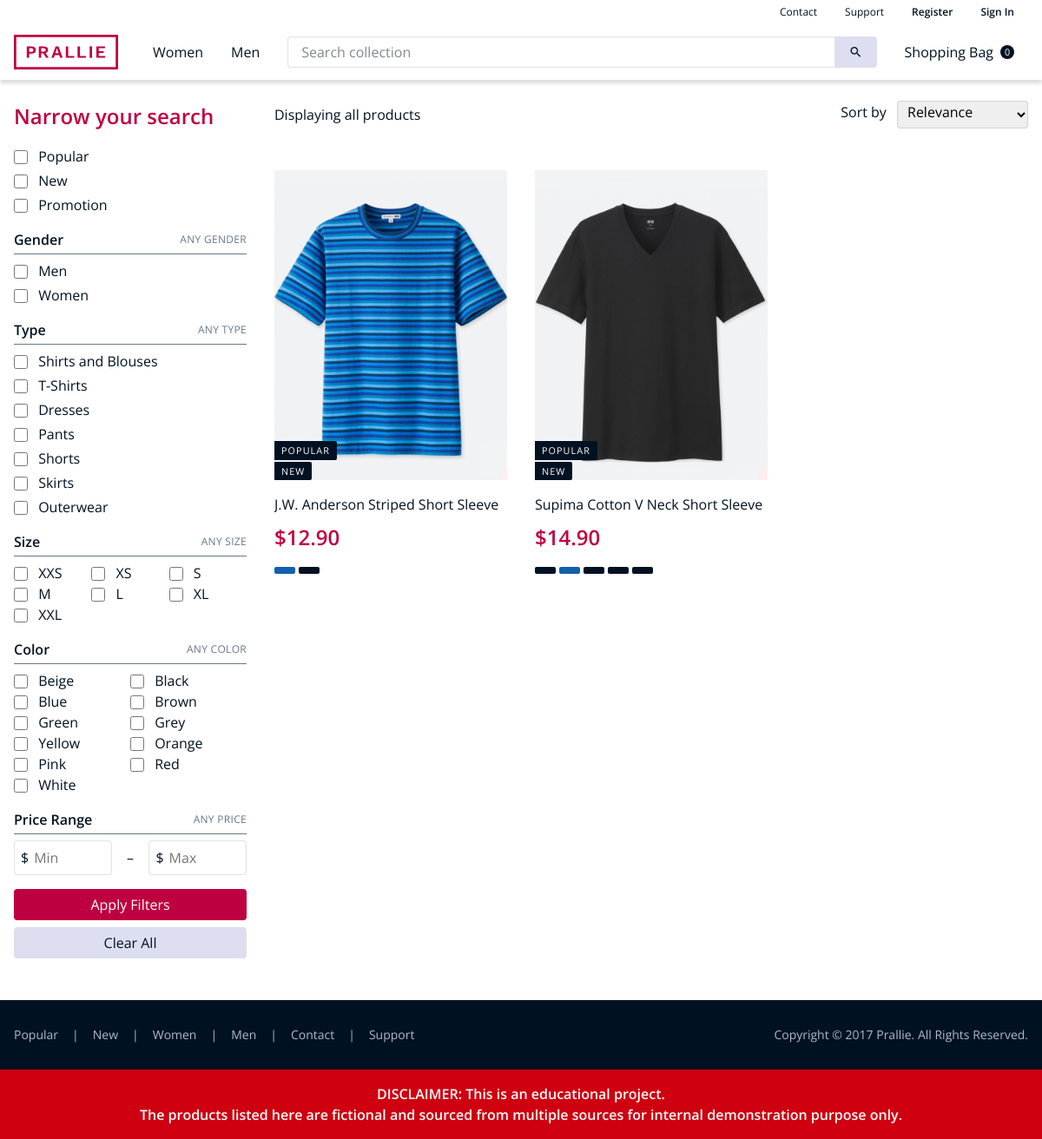
The page /shop.php on the database its author committed.
### tables this page shows
CREATE TABLE products (
	id INT UNSIGNED AUTO_INCREMENT PRIMARY KEY,
    name VARCHAR(100),
    category CHAR(4) NOT NULL,
    gender CHAR(1) NOT NULL,
    description VARCHAR(500)  NOT NULL,
    price DECIMAL(7,2) UNSIGNED NOT NULL,
    discount FLOAT(4,2) UNSIGNED DEFAULT 0,
	UNIQUE KEY (name)
);

CREATE TABLE inventory (
	id INT UNSIGNED AUTO_INCREMENT PRIMARY KEY,
    productsID INT UNSIGNED NOT NULL,
    color VARCHAR(20) NOT NULL,
    size VARCHAR(3) NOT NULL,
    stock INT UNSIGNED NOT NULL,
    UNIQUE KEY(productsID, color, size),
    FOREIGN KEY inventory(productsID) REFERENCES products(id)
);

### php/product.php (the view, shortened to what this page needs)
<div class="product">
    <div class="row product__image">
        <?php
            echo '<a href="./product.php?id=' . $product_id .'" class="u-flex">';
            echo '<img id="' . $section_id . '_img_' . $product_id .'"></a>';
        ?>
        <div class="product__label">
            <div class="product__label--popular">Popular</div>
            <div class="product__label--new">New</div>
        </div>
    </div>
    <div class="row product__name">
        <?php
            echo '<a href="./product.php?id=' . $product_id .'">';
            echo $product_name;
            echo '</a>';
        ?>
	</div>
	<div class="row product__price">
		<div class="product__price--current">
			<h2 class="header">
                <?php
                    $price_after_discount = (1 - $product_discount/(float)100) * $product_price;
                    echo '$' . number_format($price_after_discount,2);
                ?>
			</h2>
		</div>
	</div>
	<div class="row product__color">
        <?php
            $query = 'SELECT inventory.color FROM inventory WHERE inventory.productsID = ' . $product_id . ';';
            $inner_result = $conn->query($query);
            $inner_num_rows = $inner_result->num_rows;
            for ($j = 0; $j < $inner_num_rows; $j++) {
                $inner_row = $inner_result->fetch_assoc();
                $color = strtolower($inner_row["color"]);
                $button_id = $section_id . '_button_' . $product_id . '_' . $color;
                echo '<button class="product__color--' . $color . '" onclick="pickColor(this)" id="' . $button_id . '"></button>';
            }
        ?>
	</div>
</div>

### shop.php (shortened to what this page needs)
<!DOCTYPE html>
<html lang="en-GB">
<?php include './php/head.php'; ?>
<body class="debug o f h d">
	<?php include './php/nav.php' ?>
	<div class="container">
		<div class="row">
			<div class="three column">
				<?php include './php/sidebar.php' ?>
			</div>
			<div class="nine column u-p-zero">
				<div class="row">
					<div class="twelve column">
						<div class="search-result">
							<div class="search-result__info">
								Displaying all products
							</div>
							<div>
								Sort by
								<select class="select select--with-label">
									<option value="relevance">Relevance</option>
								</select>
							</div>
						</div>
					</div>
				</div>
                <?php
                    $conn = new mysqli("localhost", "f36im", "f36im", "f36im");
                    $query = "SELECT p.id, p.name, p.price, p.discount FROM products AS p, inventory AS i WHERE p.id=i.productsID";
                    $query = $query . ' GROUP BY p.id;';
                    $result = $conn->query($query);
                    if ($result) {
                        $num_rows = $result->num_rows;
                        if ($num_rows > 0) {
                            echo '<div class="row">';
                            $section_id = "collection--search";
                            for ($i = 0; $i < $num_rows; $i++) {
                                $row = $result->fetch_assoc();
                                $product_id = $row["id"];
                                $product_name = $row["name"];
                                $product_price = $row["price"];
                                $product_discount = $row["discount"];
                                echo '<div class="four column">';
                                include './php/product.php';
                                echo '</div>';
                            }
                            echo '</div>';
                        } else {
                        }
                    } else {
                        exit();
                    }
                ?>
			</div>
		</div>
	</div>
	<?php include './php/footer.php' ?>
</body>
</html>

### php/head.php (shortened to what this page needs)
<head>
	<link rel="stylesheet" type="text/css" href="./css/style.css">
</head>

### php/nav.php (shortened to what this page needs)
<nav class="nav">
	<div class="nav--secondary">
		<div class="container">
			<div class="row">
				<div class="twelve column" >
					<div class="row nav__submenu">
						<a href="./contact.php" class="button submenu__button">Contact</a>
						<a href="./support.php" class="button submenu__button">Support</a>
						<span class="button submenu__button" id="submenu__button--register"><strong>Register</strong></span>
						<span class="button submenu__button" id="submenu__button--login"><strong>Sign In</strong></span>
					</div>
				</div>
			</div>
		</div>
	</div>
	<div class="nav--primary">
		<div class="container">
			<div class="row">
				<div class="twelve column">
					<div class="row nav__menu">
						<a href="./index.php" class="nav__logo"><img src="./images/logo.svg" width="7.5rem"></a>
						<a href="./shop.php?gender[]=W" id="menu__button--women" class="button menu__button">Women</a>
						<a href="./shop.php?gender[]=M" id="menu__button--men" class="button menu__button">Men</a>
						<form class="menu__search">
							<input type="text" class="input--text search__input u-flex-1" placeholder="Search collection">
							<button type="submit" class="button button--secondary search__button">
								<div class="icon">
									<i class="material-icons">search</i>
								</div>
							</button>
						</form>
						<a href="./bag.php" class="button menu__button">
							Shopping Bag
							<div class="badge badge--empty button__badge">
								0
							</div>
						</a>
					</div>
				</div>
			</div>
		</div>
	</div>
</nav>
<div class="nav--fix"></div>

### php/sidebar.php
<section class="sidebar">
	<form class="filter">
		<div class="u-m-medium--bottom">
			<h2 class="header">Narrow your search</h2>
		</div>
		<div id="option--tag" class="option-group">
			<?php
				$tag = array('popular'   => 'Popular',
				             'new'       => 'New',
				             'promotion' => 'Promotion');
				foreach($tag as $tag => $tag_string) {
					echo '
						<label for="tag--' . $tag . '" class="label label--checkbox">
							<input type="checkbox" name="tag[]" class="input--checkbox" id="tag--' . $tag . '">
							' . $tag_string . '
						</label>
					';
				}
			?>
		</div>
		<div id="option--gender" class="option-group">
			<div class="option__header">
				<h4>Gender</h4>
				<div class="header__button">
					Any Gender
				</div>
			</div>
			<?php
				$gender = array('men'   => 'Men',
				                'women' => 'Women');
				foreach($gender as $gender => $gender_string) {
					echo '
						<label for="gender--' . $gender . '" class="label label--checkbox">
							<input type="checkbox" name="gender[]" value="' . $gender_string[0] . '" class="input--checkbox" id="gender--' . $gender . '">
							' . $gender_string . '
						</label>
					';
				}
			?>
		</div>
		<div id="option--type" class="option-group">
			<div class="option__header">
				<h4>Type</h4>
				<div class="header__button">
					Any Type
				</div>
			</div>
			<?php
				$category = array('SHRT'     => 'Shirts and Blouses',
				              'TSHT'   => 'T-Shirts',
				              'DRSS'     => 'Dresses',
				              'PNTS'     => 'Pants',
				              'SHTS'    => 'Shorts',
				              'SKTS'    => 'Skirts',
				              'OTWR' => 'Outerwear');
				foreach($category as $category => $category_string) {
					echo '
						<label for="category--' . $category . '" class="label label--checkbox">
							<input type="checkbox" name="category[]" value="' . $category . '" class="input--checkbox" id="category--' . $category . '">
							' . $category_string . '
						</label>
					';
				}
			?>
		</div>
		<div id="option--gender" class="option-group">
			<div class="option__header">
				<h4>Size</h4>
				<div class="header__button">
					Any Size
				</div>
			</div>
			<div class="row">
				<?php
					$size = array('xxs' => 'XXS',
					              'xs'  => 'XS',
					              's'   => 'S',
					              'm'   => 'M',
					              'l'   => 'L',
					              'xl'  => 'XL',
					              'xxl' => 'XXL');
					foreach($size as $size => $size_string) {
						echo '
							<div class="four column u-p-zero">
								<label for="size--' . $size . '" class="label label--checkbox">
									<input type="checkbox" name="size[]" value="' . $size_string . '" class="input--checkbox" id="size--' . $size . '">
									' . $size_string . '
								</label>
							</div>
						';
					}
				?>
			</div>
		</div>
		<div id="option--color" class="option-group">
			<div class="option__header">
				<h4>Color</h4>
				<div class="header__button">
					Any Color
				</div>
			</div>
			<div class="row">
				<?php
					$color = array('beige'  => 'Beige',
					               'black'  => 'Black',
					               'blue'   => 'Blue',
					               'brown'  => 'Brown',
					               'green'  => 'Green',
					               'grey'   => 'Grey',
					               'yellow' => 'Yellow',
					               'orange' => 'Orange',
					               'pink'   => 'Pink',
					               'red'    => 'Red',
					               'white'  => 'White');
					foreach($color as $color => $color_string) {
						echo '
							<div class="six column u-p-zero">
								<label for="color--' . $color . '" class="label label--checkbox">
									<input type="checkbox" name="color[]"  value="' . $color_string . '" class="input--checkbox" id="color--' . $color . '">
									' . $color_string . '
								</label>
							</div>
						';
					}
				?>
			</div>
		</div>
		<div id="option--price" class="option-group">
			<div class="option__header">
				<h4>Price Range</h4>
				<div class="header__button">
					Any Price
				</div>
			</div>
			<div class="row price">
				<span class="input--text price__input">$<input type="text" name="price--min" id="price--min" placeholder="Min"></span>
				<span>–</span>
				<span class="input--text price__input">$<input type="text" name="price--max" id="price--max" placeholder="Max"></span>
			</div>
		</div>
		<button type="submit" class="button button--primary option__button">
			Apply Filters
		</button>
		<button type="reset" class="button button--secondary option__button">
			Clear All
		</button>
	</form>
</section>

### php/footer.php
<footer class="footer">
	<div class="container">
		<div class="row">
			<div class="twelve column u-p-zero--left">
				<div class="row footer__menu">
					<a href="./shop.php?tag=popular" class="button footer__button ">Popular</a>|
					<a href="./shop.php?tag=new" class="button footer__button ">New</a>|
					<a href="./shop.php?gender[]=W" class="button footer__button ">Women</a>|
					<a href="./shop.php?gender[]=M" class="button footer__button ">Men</a>|
					<a href="./contact.php" class="button footer__button ">Contact</a>|
					<a href="./support.php" class="button footer__button ">Support</a>
					<div class="footer__copyright">
						Copyright © 2017 Prallie. All Rights Reserved.
					</div>
				</div>
			</div>
		</div>
	</div>
</footer>
<footer class="disclaimer">
	<div class="container">
		<div class="row">
			<div class="twelve column">
				DISCLAIMER: This is an educational project.<br>
				The products listed here are fictional and sourced from multiple sources for internal demonstration purpose only.
			</div>
		</div>
	</div>
</footer>

### rows shown on the page
products: shows a picture, name "J.W. Anderson Striped Short Sleeve", price "12.90"
products: shows a picture, name "Supima Cotton V Neck Short Sleeve", price "14.90"

### other values the page prints
$tag_string "Popular"
$tag_string "New"
$tag_string "Promotion"
$gender_string "Men"
$gender_string "Women"
$category_string "Shirts and Blouses"
$category_string "T-Shirts"
$category_string "Dresses"
$category_string "Pants"
$category_string "Shorts"
$category_string "Skirts"
$category_string "Outerwear"
$size_string "XXS"
$size_string "XS"
$size_string "S"
